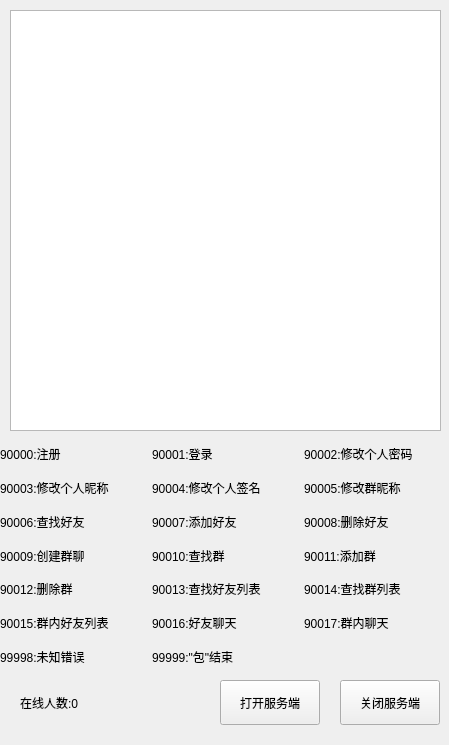
<?xml version="1.0" encoding="UTF-8"?>
<ui version="4.0">
 <class>PureChatServer</class>
 <widget class="QWidget" name="PureChatServer">
  <property name="geometry">
   <rect>
    <x>0</x>
    <y>0</y>
    <width>449</width>
    <height>745</height>
   </rect>
  </property>
  <property name="sizePolicy">
   <sizepolicy hsizetype="Preferred" vsizetype="Preferred">
    <horstretch>0</horstretch>
    <verstretch>0</verstretch>
   </sizepolicy>
  </property>
  <property name="minimumSize">
   <size>
    <width>0</width>
    <height>0</height>
   </size>
  </property>
  <property name="maximumSize">
   <size>
    <width>1980</width>
    <height>1020</height>
   </size>
  </property>
  <property name="windowTitle">
   <string>Form</string>
  </property>
  <widget class="QTextBrowser" name="textBrowser">
   <property name="geometry">
    <rect>
     <x>10</x>
     <y>10</y>
     <width>431</width>
     <height>421</height>
    </rect>
   </property>
   <property name="minimumSize">
    <size>
     <width>380</width>
     <height>300</height>
    </size>
   </property>
   <property name="maximumSize">
    <size>
     <width>1980</width>
     <height>1020</height>
    </size>
   </property>
  </widget>
  <widget class="QWidget" name="gridLayoutWidget">
   <property name="geometry">
    <rect>
     <x>0</x>
     <y>440</y>
     <width>450</width>
     <height>231</height>
    </rect>
   </property>
   <layout class="QGridLayout" name="gridLayout">
    <item row="5" column="3">
     <widget class="QLabel" name="label_16">
      <property name="text">
       <string>90014:查找群列表</string>
      </property>
     </widget>
    </item>
    <item row="3" column="1">
     <widget class="QLabel" name="label_8">
      <property name="text">
       <string>90007:添加好友</string>
      </property>
     </widget>
    </item>
    <item row="0" column="0">
     <widget class="QLabel" name="label_2">
      <property name="text">
       <string>90000:注册</string>
      </property>
     </widget>
    </item>
    <item row="6" column="3">
     <widget class="QLabel" name="label_19">
      <property name="text">
       <string>90017:群内聊天</string>
      </property>
     </widget>
    </item>
    <item row="0" column="3">
     <widget class="QLabel" name="label_3">
      <property name="text">
       <string>90002:修改个人密码</string>
      </property>
     </widget>
    </item>
    <item row="4" column="1">
     <widget class="QLabel" name="label_12">
      <property name="text">
       <string>90010:查找群</string>
      </property>
     </widget>
    </item>
    <item row="5" column="1">
     <widget class="QLabel" name="label_15">
      <property name="text">
       <string>90013:查找好友列表</string>
      </property>
     </widget>
    </item>
    <item row="2" column="0">
     <widget class="QLabel" name="label_4">
      <property name="text">
       <string>90003:修改个人昵称</string>
      </property>
     </widget>
    </item>
    <item row="4" column="0">
     <widget class="QLabel" name="label_11">
      <property name="text">
       <string>90009:创建群聊</string>
      </property>
     </widget>
    </item>
    <item row="0" column="1">
     <widget class="QLabel" name="label">
      <property name="text">
       <string>90001:登录</string>
      </property>
     </widget>
    </item>
    <item row="3" column="3">
     <widget class="QLabel" name="label_10">
      <property name="text">
       <string>90008:删除好友</string>
      </property>
     </widget>
    </item>
    <item row="5" column="0">
     <widget class="QLabel" name="label_14">
      <property name="text">
       <string>90012:删除群</string>
      </property>
     </widget>
    </item>
    <item row="4" column="3">
     <widget class="QLabel" name="label_13">
      <property name="text">
       <string>90011:添加群</string>
      </property>
     </widget>
    </item>
    <item row="2" column="1">
     <widget class="QLabel" name="label_5">
      <property name="text">
       <string>90004:修改个人签名</string>
      </property>
     </widget>
    </item>
    <item row="6" column="1">
     <widget class="QLabel" name="label_18">
      <property name="text">
       <string>90016:好友聊天</string>
      </property>
     </widget>
    </item>
    <item row="3" column="0">
     <widget class="QLabel" name="label_7">
      <property name="text">
       <string>90006:查找好友</string>
      </property>
     </widget>
    </item>
    <item row="6" column="0">
     <widget class="QLabel" name="label_17">
      <property name="text">
       <string>90015:群内好友列表</string>
      </property>
     </widget>
    </item>
    <item row="2" column="3">
     <widget class="QLabel" name="label_6">
      <property name="text">
       <string>90005:修改群昵称</string>
      </property>
     </widget>
    </item>
    <item row="7" column="0">
     <widget class="QLabel" name="label_20">
      <property name="text">
       <string>99998:未知错误</string>
      </property>
     </widget>
    </item>
    <item row="7" column="1">
     <widget class="QLabel" name="label_21">
      <property name="text">
       <string>99999:&quot;包&quot;结束</string>
      </property>
     </widget>
    </item>
   </layout>
  </widget>
  <widget class="QLabel" name="label_9">
   <property name="geometry">
    <rect>
     <x>20</x>
     <y>680</y>
     <width>140</width>
     <height>45</height>
    </rect>
   </property>
   <property name="text">
    <string>在线人数:0</string>
   </property>
  </widget>
  <widget class="QPushButton" name="pushButton">
   <property name="geometry">
    <rect>
     <x>220</x>
     <y>680</y>
     <width>100</width>
     <height>45</height>
    </rect>
   </property>
   <property name="text">
    <string>打开服务端</string>
   </property>
  </widget>
  <widget class="QPushButton" name="pushButton_2">
   <property name="geometry">
    <rect>
     <x>340</x>
     <y>680</y>
     <width>100</width>
     <height>45</height>
    </rect>
   </property>
   <property name="text">
    <string>关闭服务端</string>
   </property>
  </widget>
 </widget>
 <resources/>
 <connections/>
</ui>
